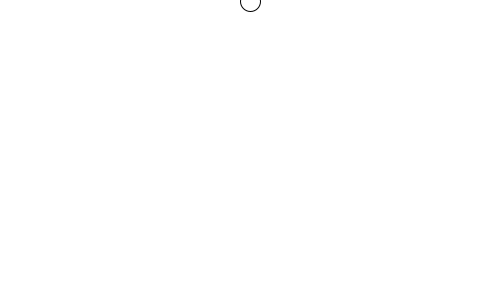
Frame 1 (no input)
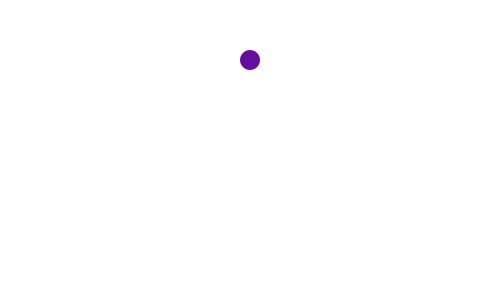
Frame 60 (the mouse pressed at the canvas centre just before this capture)
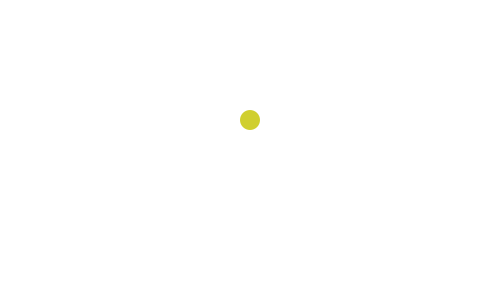
Frame 120 (the mouse held since frame 60 and released just before this capture)

The Processing sketch that drew these frames (run headless with seeded random() and noise(); from frame 60 on, the mouse is pressed at the canvas centre):

// Processing sketch: processing_66224
// ── processing_66224.pde

boolean balldirection = false;
float yball;
float r;
float g;
float b;

void setup() {
  size(500, 300);
  background(255);
  smooth();
}

void draw() {
  frameRate(100);
  background(255);

  if (yball < 291 && balldirection == false) {
    yball++;
  }

  if (yball > 9 && balldirection == true) {
    yball--;
  }

  if (yball == 9) {
    balldirection = false;
  }

  if (yball == 291) {
    balldirection = true;
  }

  ellipse (250, yball, 20, 20);
  noStroke();
  r=random(256);
  g=random(256);
  b=random(256);
  fill(r,g,b);
}
